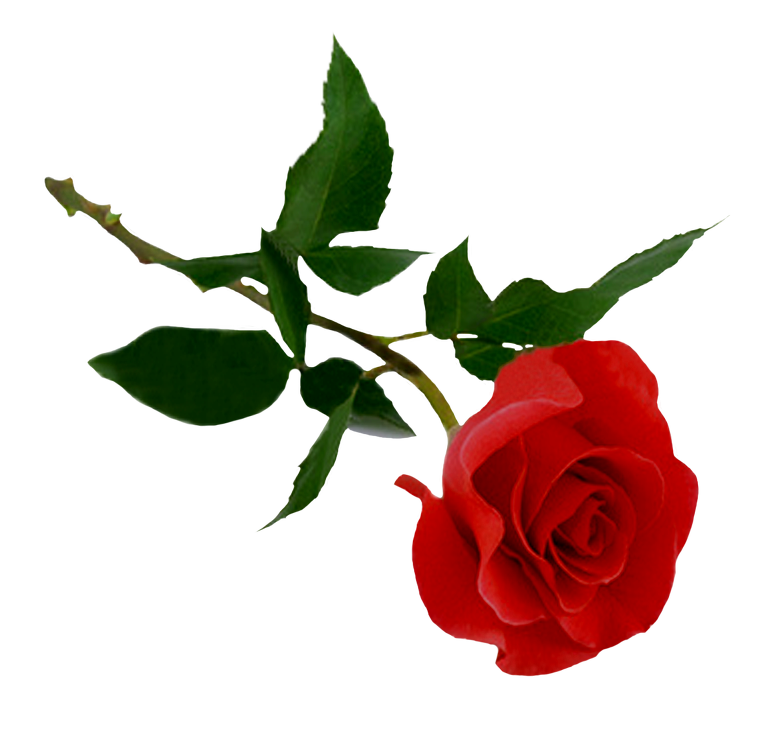
#> input picture Week_11/0524/data/rose1.png, 764 x 754 px; its folder holds only this picture in this run
$ python 00.py
#> lines starting #> are read from the running program, lines starting #| are printed output that depends on the picture
import random
import numpy as np
import os
import cv2
import glob
from PIL import Image
from PIL import ImageFilter

import PIL.ImageOps
# PIL -> pip install Pillow
# cv2 -> pip install opencv-python

# 새로만들 이미지 갯수를 정합니다.
num_augmented_images = 50

# 원본 사진 폴더 경로
file_path = "./data"

# 위의 폴더 내부에 있는 이미지 이름의 배열이 저장 되는 형태
file_name = os.listdir(file_path)
print(file_name)

# file_name 길이를 가져오겠습니다.
total_origin_image_num = len(file_name)
print("total image number >> ", total_origin_image_num)
# total image number >>  3

augment_cnt = 1

for i in range(1, num_augmented_images):
    # image = [image01 , image02 , image03]
    change_picture_index = random.randint(0, total_origin_image_num-1)
    # print(change_picture_index)
    file_names = file_name[change_picture_index]
    # print(file_names)

    os.makedirs("./custom_data", exist_ok=True)
    origin_image_path = "./data/" + file_names
    # print(origin_image_path)

    image = Image.open(origin_image_path)
#> image is the input picture: PIL image 764x754 RGBA; mean R, G, B, A 26.3, 11.1, 3.9, 61

    # 랜덤 값이 1~4 사이으 값이 나오도록 1 2 3
    random_augment = random.randrange(1, 7)
    print(random_augment)

    if (random_augment == 1):
        # 이미지 좌우 반전
        inverted_image = image.transpose(Image.FLIP_LEFT_RIGHT)
        inverted_image.save("./custom_data/" + "inverted_" +
                            str(augment_cnt) + ".png")
        pass
    elif (random_augment == 2):
        rotated_image = image.rotate(random.randrange(-20, 20))
        rotated_image.save("./custom_data/" + "rotated_" +
                           str(augment_cnt) + ".png")
        # 이미지 기울기
    elif (random_augment == 3):
        pass
        resize_image = image.resize(size=(224, 224))
        resize_image.save("./custom_data/" + "resize_" +
                          str(augment_cnt) + ".png")
        # 이미지 리사이즈

    elif (random_augment==4): #상하 반전
        transposed_image = image.transpose(Image.FLIP_TOP_BOTTOM)
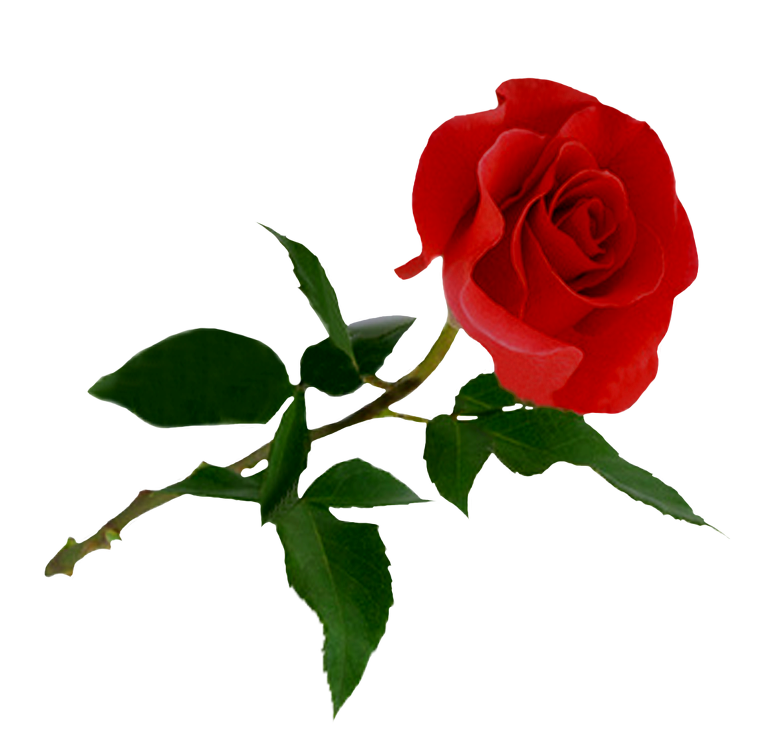
#> transposed_image: PIL image 764x754 RGBA; mean R, G, B, A 26.3, 11.1, 3.9, 61; transparent parts drawn white
        transposed_image.save("./custom_data/" + "transposed_" +
                          str(augment_cnt) + ".png")


    elif (random_augment==5): #자세히
        filtered_image=image.filter(ImageFilter.DETAIL)
        filtered_image.save("./custom_data/" + "filtered_" +
                          str(augment_cnt) + ".png")

    elif (random_augment==6): #흑백 변환
        converted_L_image=image.convert('L')
        converted_L_image.save("./custom_data/" + "converted_L_" +
                          str(augment_cnt) + ".png")
    augment_cnt += 1

# 출처 : http://doc.mindscale.kr/km/unstructured/07.html
